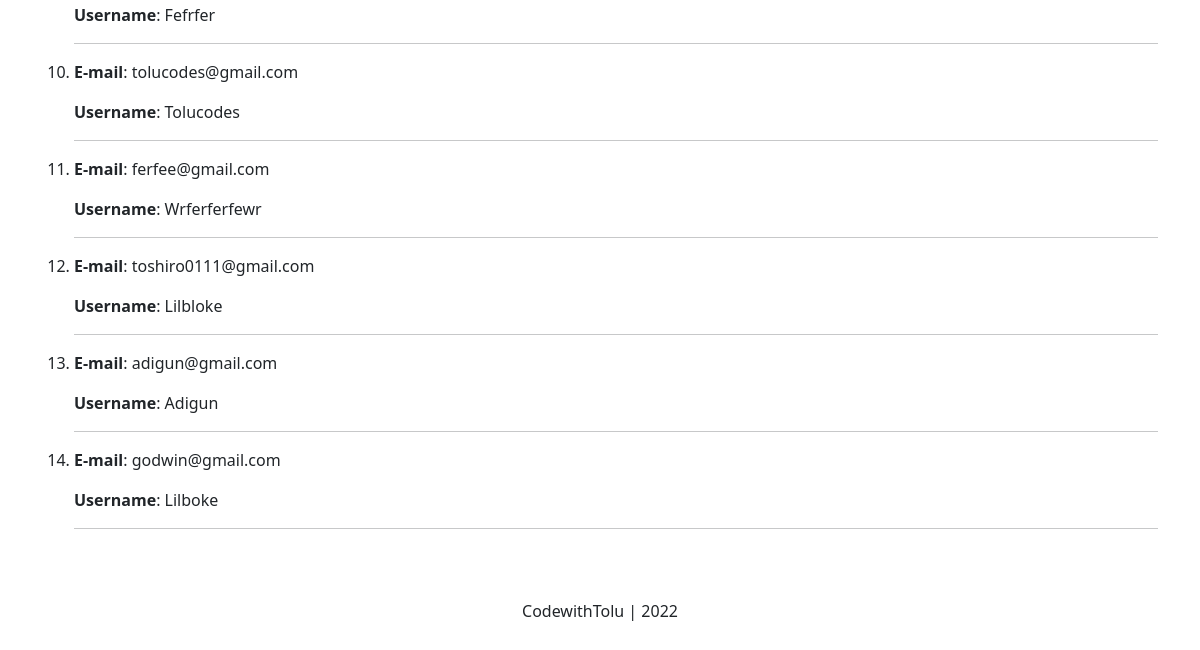
Before: / (lower part) with the older database file.
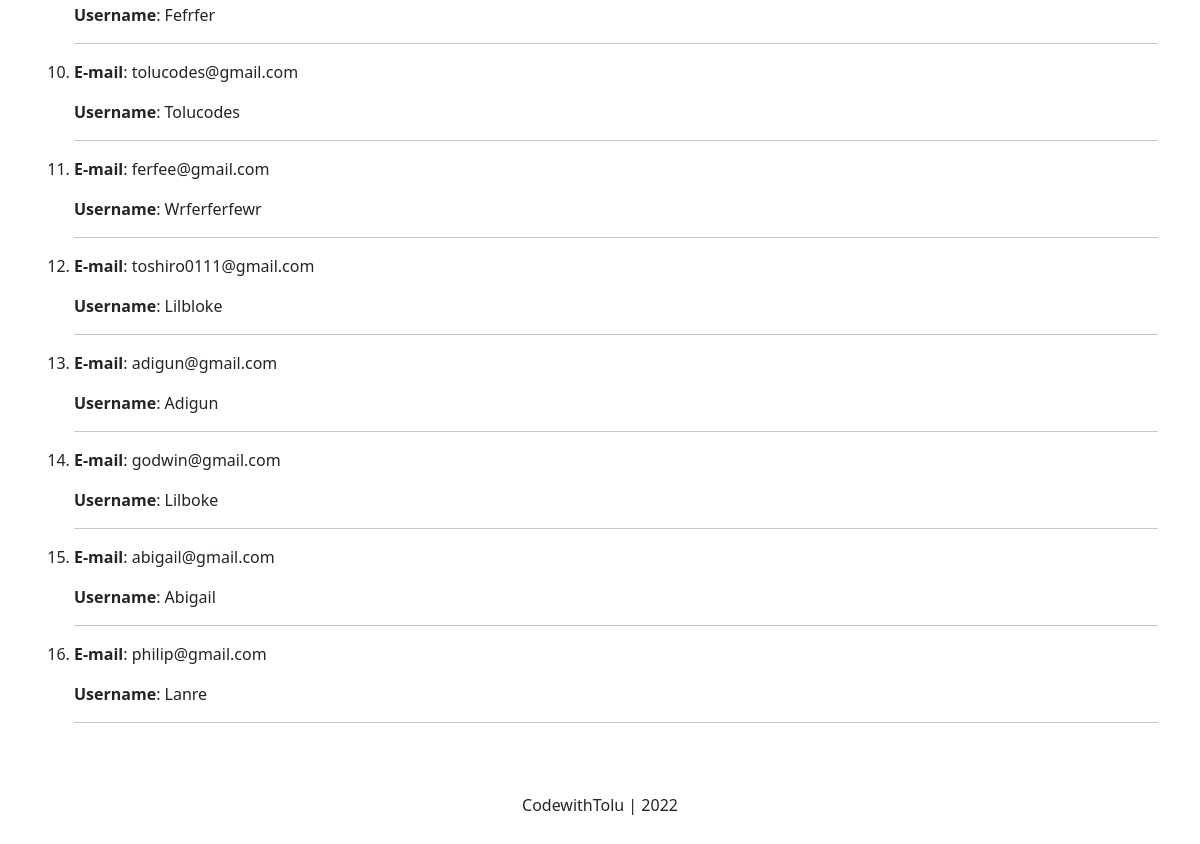
After: the same page with the newer database file.
### account/models.py (models this page shows, shortened)
class Account(AbstractBaseUser):
    email                   = models.EmailField(unique=True, max_length=50)
    username                = models.CharField(unique=True, max_length=25)
    date_joined             = models.DateTimeField(auto_now_add=True)
    last_login              = models.DateTimeField(auto_now=True)
    is_admin                = models.BooleanField(default=False)
    is_staff                = models.BooleanField(default=False)
    is_active               = models.BooleanField(default=True)
    is_superuser            = models.BooleanField(default=False)
    USERNAME_FIELD = 'email'
    REQUIRED_FIELDS = ['username', ]
    objects = MyAccountManager()
    def __str__(self):
        return self.email

### blog_app/views.py (the view)
# urls.py: re_path(r'^$', views.home_page, name='home_page'),
def home_page(request):
    accounts = Account.objects.all()
    context = {
        'accounts': accounts
    }
    return render(request, 'blog_app/home.html', context)

### blog_app/templates/blog_app/home.html (shortened to what this page needs)
{% extends 'base.html' %}
{% block content %}
<div class="container">
    <div class="d-flex flex-column">
        <ol>
            {% for account in accounts %}
            <li>
                <p><b>E-mail</b>: {{ account }}</p>
                <p><b>Username</b>: {{ account.username|title }}</p>
            </li>
            <hr>
        {% endfor %}
        </ol>
    </div>
</div>
{% endblock content %}

### templates/base.html (shortened to what this page needs)
<!DOCTYPE html>
<html lang="en">
<head>
    {% include 'snippets/header.html' %}
</head>
<body>
    <div class="main">
        {% block content %}
        {% endblock content %}
    </div>
</body>
<footer>
    {% include 'snippets/footer.html' %}
</footer>
</html>

### templates/snippets/header.html (shortened to what this page needs)
<link href="https://cdn.jsdelivr.net/npm/bootstrap@5.1.3/dist/css/bootstrap.min.css" rel="stylesheet">
<link href="https://cdn.jsdelivr.net/npm/bootstrap@5.1.3/dist/css/bootstrap.min.css" rel="stylesheet">

### templates/snippets/footer.html (shortened to what this page needs)
<div class="footer d-flex align-items-center flex-column">
    <p class="m-auto">CodewithTolu | 2022</p>
</div>

### templates/snippets/header.html (style rules this page uses)
.main { min-height: 100vh; height:100%; }
.footer { min-height:100px; }

Changed rows visible on the page:
added Account: email "abigail@gmail.com", username "Abigail"
added Account: email "philip@gmail.com", username "Lanre"
